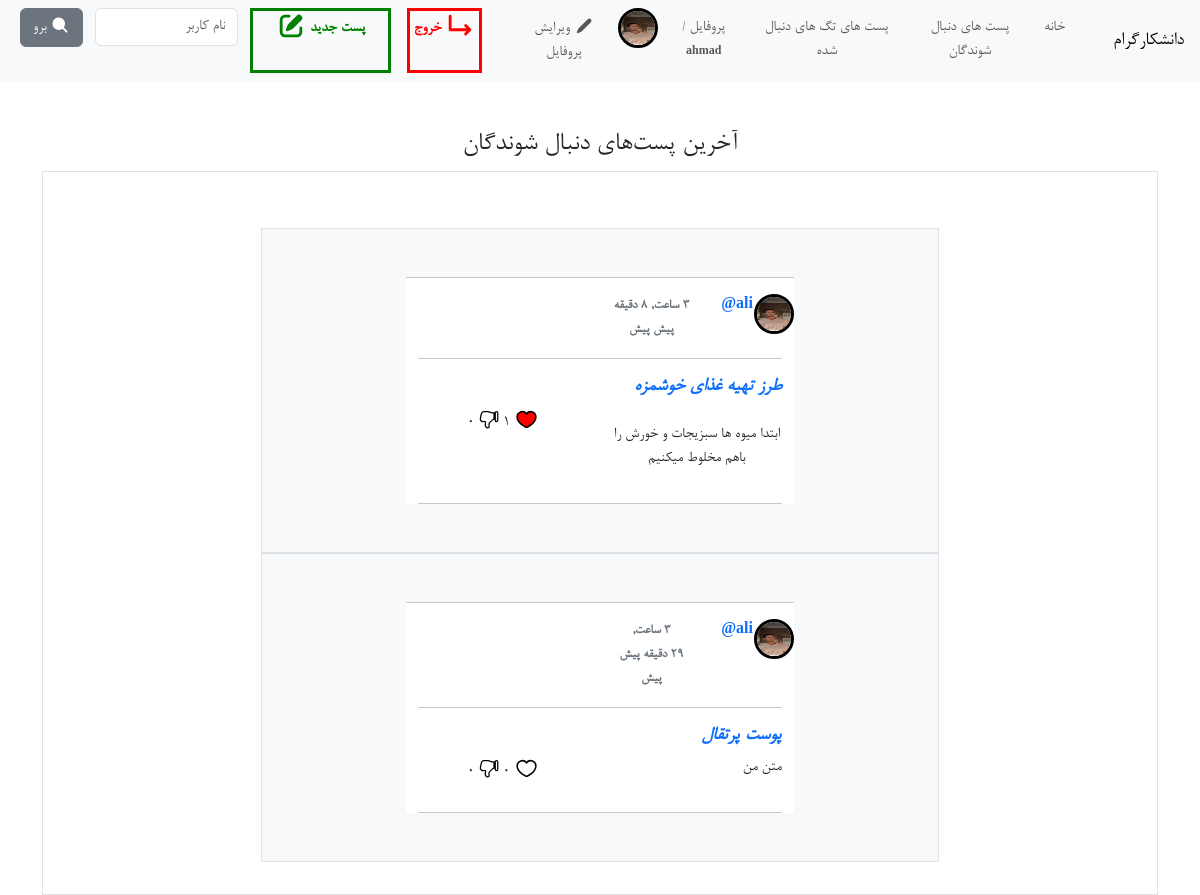
/followings/ (signed in), run on the app's committed database.
### users/models.py (models this page shows)
class Profile(models.Model):
    user = models.OneToOneField(User, on_delete=models.CASCADE, related_name='profile')
    profile_image = models.ImageField(upload_to='profile_images/', default="profile_images/default.png", blank=False, null=False)
    bio = models.TextField(max_length=100,blank=True, null=True)

class Post(models.Model):
    title = models.CharField(max_length=200)
    content = RichTextField()
    author = models.ForeignKey(User, on_delete=models.CASCADE, related_name="posts")
    tags = models.ManyToManyField(Tag, related_name="posts", blank=True)
    created_at = models.DateTimeField(auto_now_add=True)
    updated_at = models.DateTimeField(auto_now=True)
    is_published = models.BooleanField(default=True)
    def likes_count(self):
        return self.reactions.filter(reaction_type='like').count()
    def dislikes_count(self):
        return self.reactions.filter(reaction_type='dislike').count()

class Reaction(models.Model):
    reactions= [('like', 'Like'),('dislike', 'Dislike'),]
    user = models.ForeignKey(User, on_delete=models.CASCADE)
    post = models.ForeignKey(Post, on_delete=models.CASCADE, related_name='reactions')
    reaction_type = models.CharField(max_length=10, choices=reactions)
    created_at = models.DateTimeField(auto_now_add=True)
    class Meta:
        unique_together = ('user', 'post')

### users/views.py (the view)
# urls.py: path('followings/', views.followings, name='followings'),
def followings(request):
    following_users = Follow.objects.filter(follower=request.user).values_list('following', flat=True)
    allposts = Post.objects.filter(author__in=following_users).order_by('-created_at')
    posts = []
    for post in allposts:
        posts.append({
            'post': post,
            'time_ago': f"{translate_timesince(post.created_at)}"
        })
    return render(request, 'followings.html', {'posts': posts})

### users/context_processors.py (called while the page is built)
def profilepic(request):
    profiles = Profile.objects.all()
    allposts = Post.objects.all()
    if not request.user.is_authenticated:
        return {'profilepic': None, 'profilepics': profiles}
    try:
        profile = Profile.objects.get(user=request.user)
    except:
        profile = None
    return {'profilepic': profile,'profilepics':profiles,'allposts':allposts,}

def reaction(request):
    allposts = Post.objects.all()
    if(request.user.is_authenticated):
      reactions = Reaction.objects.filter(user=request.user)
    else:
        reactions = None
    return {'reactions':reactions,'allposts':allposts}

### users/views.py (called while the page is built)
def translate_timesince(time_diff):
    english_time = timesince(time_diff,now())
    translated_time = (
        english_time.replace("minutes", "دقیقه")
        .replace("minute", "دقیقه")
        .replace("hours", "ساعت")
        .replace("hour", "ساعت")
        .replace("days", "روز")
        .replace("day", "روز")
        .replace("weeks", "هفته")
        .replace("week", "هفته")
    )
    return f"{translated_time} پیش"

### users/templates/followings.html (shortened to what this page needs)
{% extends "base.html" %}
{% block content %}
<h3 class="text-center">آخرین پست‌های دنبال شوندگان</h3>
    <div class="container-sm border pt-4">
        <div class="row justify-content-center">
            <div class="col-8  " style="padding: 2rem;">
                {% for post in posts %}
                    <div class="container bg-light border">
                        <div class="row justify-content-center">
                            <div class="col-8 " style="padding: 2rem;">
                                <div class="container bg-white   p-0">
                                    <hr>
                                    <div class="row">
                                        <div class="col-1">
                                            {% for pic in profilepics%}
                                                {% if pic.user_id == post.post.author_id %}
                                                     <img src="/media/{{ pic.profile_image }}" width="30px" height="30px" style="width: 40px; height:40px; position: relative; border: 3px solid black; border-radius: 100%; ">
                                                {% endif %}
                                            {% endfor %}
                                         </div>
                                        <div class="col-2">
                                            <a href="{% url 'user_profile' post.post.author_id %}">
                                                <b>{{ post.post.author.username }}@</b>
                                            </a>
                                        </div>
                                        <div class="col-3">
                                            <small class="text-secondary"><b>{{ post.time_ago }} پیش</b></small>
                                        </div>
                                    </div>
                                </div>
                                <div class="container bg-white" >
                                    <div class="row justify-content-center">
                                        <div class="col-12  " style="text-align-last: right;">
                                            <hr>
                                            <a href="{% url 'post_detail' post.post.id %}">
                                                <h5><b><i>{{ post.post.title}}</i></b></h5>
                                            </a>
                                        </div>
                                    </div>
                                    <div class="row ">
                                        <div class="col-6">
                                            <p class="contentholder" style="text-align-last: right; width: 100%;">
                                                {{ post.post.content|safe }}
                                            </p>
                                        </div>
                                        <div class="col-6" >
                                            <svg class="like-btn like button{{post.post.id}}" data-post-id="{{ post.post.id }}" data-reaction-type="like"  xmlns="http://www.w3.org/2000/svg" viewBox="0 0 16 16"  style="width: 25px;" stroke="black" fill="none" stroke-width="1" style="width: 30px;" >
                                                <path d="M2 6.342a3.375 3.375 0 0 1 6-2.088 3.375 3.375 0 0 1 5.997 2.26c-.063 2.134-1.618 3.76-2.955 4.784a14.437 14.437 0 0 1-2.676 1.61c-.02.01-.038.017-.05.022l-.014.006-.004.002h-.002a.75.75 0 0 1-.592.001h-.002l-.004-.003-.015-.006a5.528 5.528 0 0 1-.232-.107 14.395 14.395 0 0 1-2.535-1.557C3.564 10.22 1.999 8.558 1.999 6.38L2 6.342Z" />
                                            </svg>
                                            <span class="button{{post.post.id}}">{{ post.post.likes_count }}</span>
                                                {% for r in reactions %}
                                                    {% if r.post_id == post.post.id %}
                                                        {% if r.reaction_type == 'like' %}
                                                            <svg class="liked" data-post-id="{{ post.post.id }}" data-reaction-type="like"  xmlns="http://www.w3.org/2000/svg" viewBox="0 0 16 16"  style="width: 25px;" stroke="black" fill="none" stroke-width="1" style="width: 30px;" >
                                                                <path d="M2 6.342a3.375 3.375 0 0 1 6-2.088 3.375 3.375 0 0 1 5.997 2.26c-.063 2.134-1.618 3.76-2.955 4.784a14.437 14.437 0 0 1-2.676 1.61c-.02.01-.038.017-.05.022l-.014.006-.004.002h-.002a.75.75 0 0 1-.592.001h-.002l-.004-.003-.015-.006a5.528 5.528 0 0 1-.232-.107 14.395 14.395 0 0 1-2.535-1.557C3.564 10.22 1.999 8.558 1.999 6.38L2 6.342Z" />
                                                            </svg>
                                                            {{ post.post.likes_count }}
                                                        {% endif %}
                                                    {% endif %}
                                                {% endfor %}
                                                <svg class="dislike-btn dislikeactive dislikebutton{{post.post.id}}" data-post-id="{{ post.post.id }}" data-reaction-type="dislike" xmlns="http://www.w3.org/2000/svg" stroke="black" style="width: 20px; height:20px" viewBox="0 0 16 16" fill="none" stroke-width="1" class="size-4">
                                                    <path d="M10.325 3H12v5c-.663 0-1.219.466-1.557 1.037a4.02 4.02 0 0 1-1.357 1.377c-.478.292-.907.706-.989 1.26v.005a9.031 9.031 0 0 0 0 2.642c.028.194-.048.394-.224.479A2 2 0 0 1 5 13c0-.812.08-1.605.234-2.371a.521.521 0 0 0-.5-.629H3C1.896 10 .99 9.102 1.1 8.003A19.827 19.827 0 0 1 2.18 3.215C2.45 2.469 3.178 2 3.973 2h2.703a2 2 0 0 1 .632.103l2.384.794a2 2 0 0 0 .633.103ZM14 2a1 1 0 0 0-1 1v6a1 1 0 1 0 2 0V3a1 1 0 0 0-1-1Z" />
                                                </svg>
                                                <span class="dislikebutton{{post.post.id}}">{{post.post.dislikes_count}}</span>
                                        </div>
                                    </div>
                                    <hr>
                                </div>
                            </div>
                        </div>
                    </div>
                {% empty %}
                <p>پستی وجود ندارد!</p>
                {% endfor %}
            </div>
        </div>
    </div>
{% endblock %}

### core/templates/base.html (shortened to what this page needs)
{% load static %}
<!DOCTYPE html>
<html dir="rtl" lang="en">
<head>
    <link href="https://cdn.jsdelivr.net/npm/bootstrap@5.3.0/dist/css/bootstrap.min.css" rel="stylesheet">
    <link href="{% static 'font/style.css' %}" rel="stylesheet">
</head>
<body style="text-align: center;" dir="rtl">
    {% include 'navbar.html' %}
    <div class="container mt-5">
        {% block content %}
        {% endblock %}
    </div>
</body>
</html>

### core/templates/navbar.html (shortened to what this page needs)
<nav class="navbar navbar-expand-lg navbar-light bg-light">
    <a class="navbar-brand" href="{% url 'home'%}">دانشکارگرام</a>
    <div class="collapse navbar-collapse" id="navbarSupportedContent">
      <ul class="navbar-nav mr-auto">
        <li class="nav-item active">
          <a class="nav-link" href="{% url 'home' %}">خانه</a>
        </li>
        {% if request.user.is_authenticated %}
          <li class="nav-item active">
            <a class="nav-link" href="{% url 'followings' %}">پست های دنبال شوندگان </a>
          </li>
          <li class="nav-item active">
            <a class="nav-link" href="{% url 'followed_tags_posts' %}">پست های تگ های دنبال شده </a>
          </li>
          <li class="nav-item">
            <a class="nav-link" href="{% url 'user_profile' request.user.id  %}">پروفایل  / <b><span style="font-size: 12px;">{{ request.user.username }}</span></b></a>
          </li>
          <li class="nav-item">
            {% if profilepic.profile_image %}
              <img src="/media/{{ profilepic.profile_image }} " style="width: 40px; height:40px; position: relative; border: 3px solid black; border-radius: 100%; " >
            {% else %}
              <img src="/media/profile_images/default.png " style="width: 40px; height:40px; position: relative; border: 3px solid black; border-radius: 100%; " >
            {% endif %}
          </li>
          <li class="nav-item">
            <a class="nav-link" href="{% url 'profile' %}">
              ویرایش پروفایل</a>
          </li>
          <li class="nav-item">
            <div class="container">
                <div class="row">
                    <div class="col-2">
                    </div>
                </div>
            </div>
          </li>
          <li class="nav-item"  style="width: 80px; text-align: center;  border: 3px solid red;">
            <a href="{% url 'logout' %}" style="color: red;">
              <b>خروج</b>
            </a>
          </li>
          <li class="nav-item" style="width: 150px; margin-right: 1rem; text-align: center;  border: 3px solid green;">
            <a href="{% url 'write' %}">
              <b style="color: green;">
                پست جدید
              </b>
            </a>
          </li>
        {% endif %}
        <li class="nav-item">
          <form method="get" autocomplete="off" action="/search">
            <div class="container">
              <div class="row">
                <div class="col-8 pl-1">
                  <input type="text" class="form-control" id="search" name="query" placeholder="نام کاربر">
                </div>
                <div class="col-4 p-0" style="text-align-last: right;">
                  <button type="submit" class="btn btn-secondary text-white">
                    <svg xmlns="http://www.w3.org/2000/svg" viewBox="0 0 16 16" style="width: 20px; height:20px;" fill="white" className="size-4">
                      <path fillRule="evenodd" d="M9.965 11.026a5 5 0 1 1 1.06-1.06l2.755 2.754a.75.75 0 1 1-1.06 1.06l-2.755-2.754ZM10.5 7a3.5 3.5 0 1 1-7 0 3.5 3.5 0 0 1 7 0Z" clipRule="evenodd" />
                    </svg>
                    برو
                  </button>
                </div>
              </div>
            </div>
          </form>
        </li>
      </ul>
    </div>
  </nav>

### data on the page
Profile: profile_image (picture)
Post: post.author.username "ali", time_ago "3 ساعت, 8 دقیقه پیش", post "طرز تهیه غذای خوشمزه", post.content "ابتدا میوه ها سبزیجات و خورش را باهم مخلوط میکنیم", post.likes_count "1", post.dislikes_count "0"
Profile: profile_image (picture)
Post: post.author.username "ali", time_ago "3 ساعت, 29 دقیقه پیش", post "پوست پرتقال", post.content "متن من", post.likes_count "0", post.dislikes_count "0"

### other printed values
{{ request.user.username }} "ahmad"
